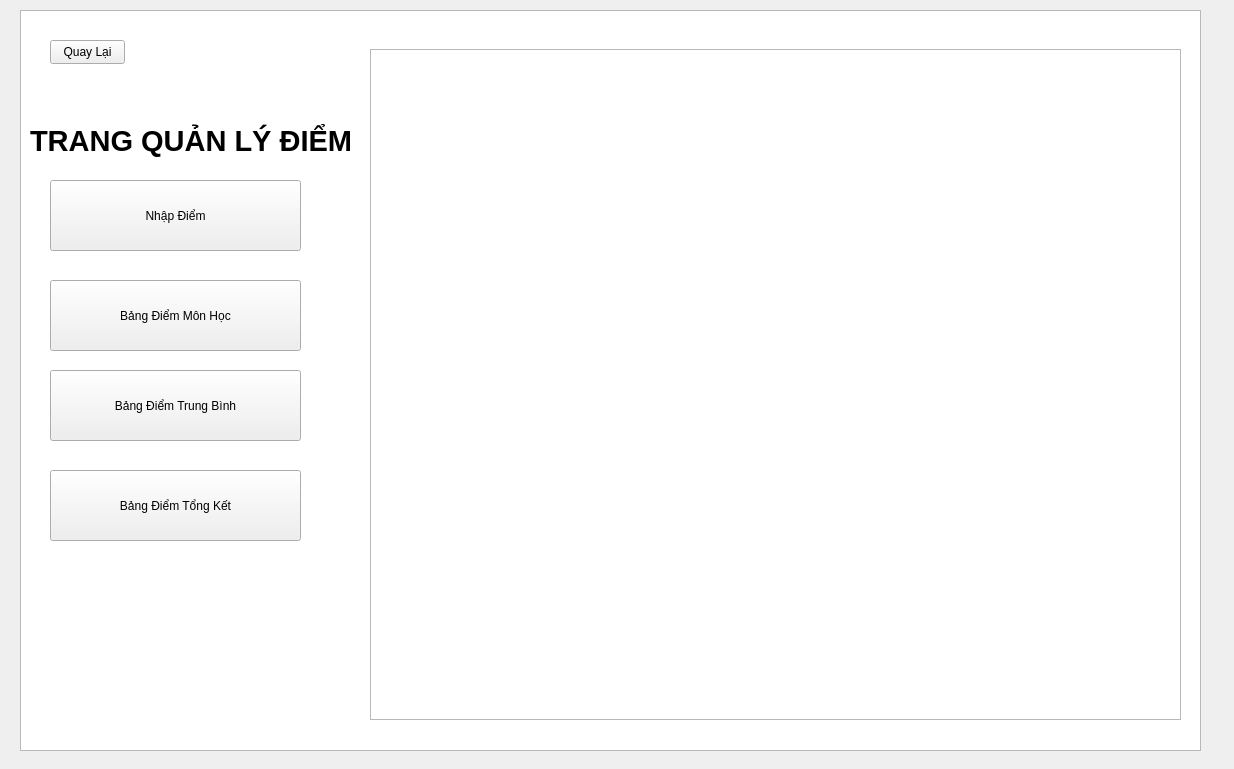
<?xml version="1.0" encoding="UTF-8"?>
<ui version="4.0">
 <class>quanlydiem</class>
 <widget class="QWidget" name="quanlydiem">
  <property name="geometry">
   <rect>
    <x>0</x>
    <y>0</y>
    <width>1234</width>
    <height>769</height>
   </rect>
  </property>
  <property name="windowTitle">
   <string>Form</string>
  </property>
  <widget class="QTableView" name="tableView">
   <property name="geometry">
    <rect>
     <x>20</x>
     <y>10</y>
     <width>1181</width>
     <height>741</height>
    </rect>
   </property>
  </widget>
  <widget class="QLabel" name="label">
   <property name="geometry">
    <rect>
     <x>30</x>
     <y>120</y>
     <width>321</width>
     <height>41</height>
    </rect>
   </property>
   <property name="font">
    <font>
     <pointsize>22</pointsize>
     <bold>true</bold>
    </font>
   </property>
   <property name="text">
    <string>TRANG QUẢN LÝ ĐIỂM</string>
   </property>
  </widget>
  <widget class="QPushButton" name="pushButton_Mon">
   <property name="geometry">
    <rect>
     <x>50</x>
     <y>280</y>
     <width>251</width>
     <height>71</height>
    </rect>
   </property>
   <property name="text">
    <string>Bảng Điểm Môn Học</string>
   </property>
  </widget>
  <widget class="QPushButton" name="pushButton_Nhap">
   <property name="geometry">
    <rect>
     <x>50</x>
     <y>180</y>
     <width>251</width>
     <height>71</height>
    </rect>
   </property>
   <property name="text">
    <string>Nhập Điểm</string>
   </property>
  </widget>
  <widget class="QPushButton" name="pushButton_TB">
   <property name="geometry">
    <rect>
     <x>50</x>
     <y>370</y>
     <width>251</width>
     <height>71</height>
    </rect>
   </property>
   <property name="text">
    <string>Bảng Điểm Trung Bình</string>
   </property>
  </widget>
  <widget class="QPushButton" name="pushButton_TK">
   <property name="geometry">
    <rect>
     <x>50</x>
     <y>470</y>
     <width>251</width>
     <height>71</height>
    </rect>
   </property>
   <property name="text">
    <string>Bảng Điểm Tổng Kết</string>
   </property>
  </widget>
  <widget class="QPushButton" name="pushButton_Quaylai">
   <property name="geometry">
    <rect>
     <x>50</x>
     <y>40</y>
     <width>75</width>
     <height>24</height>
    </rect>
   </property>
   <property name="text">
    <string>Quay Lại</string>
   </property>
  </widget>
  <widget class="QWidget" name="widget_popup" native="true">
   <property name="geometry">
    <rect>
     <x>360</x>
     <y>39</y>
     <width>831</width>
     <height>701</height>
    </rect>
   </property>
   <widget class="QTableView" name="tableView_2">
    <property name="geometry">
     <rect>
      <x>10</x>
      <y>10</y>
      <width>811</width>
      <height>671</height>
     </rect>
    </property>
   </widget>
  </widget>
 </widget>
 <resources/>
 <connections/>
</ui>
